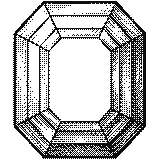
#> input picture scena3d/palice/gem-0.png, 160 x 160 px; its folder holds only this picture in this run
$ python palica.py ../scena3d/palice/gem-0.png ../scena3d/palice/gem-1.png
#> lines starting #> are read from the running program, lines starting #| are printed output that depends on the picture; after the words box and inside, x2 and y2 are one past the last pixel; in counts of white or black regions, pixels touching at a corner belong together
# Palica z Gemini → štýl hry: 1-bit bodky (atrament + kostená biela), priehľadné pozadie, nájdené okienka displeja a klávesy.
# Použitie: python3 nastroje/palica.py zdroj/palice/pocitadlo-original.jpeg pocitadlo
# Výstup: scena3d/palice/<meno>.png + <meno>.json (okienka a klávesy v percentách obrázka)
import sys, json
import numpy as np
from PIL import Image
from scipy import ndimage

src, name = sys.argv[1], sys.argv[2]
SCALE = 0.5                       # 1440 px → 720 px: jemnejšie bodky (Lukáš 26. 10.), v hre sa zobrazí v rovnakej veľkosti
INK, BONE = (14, 14, 16), (242, 239, 230)

g = np.asarray(Image.open(src).convert('L'), dtype=np.float32) / 255
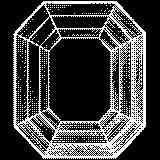
#> g: shape (160, 160) float32; values 0 (black) and 0.0549 (white), 24.4% white in thin lines or dots, all inside (x1, y1, x2, y2) = (13, 1, 146, 159)
H, W = g.shape
#> H = 160; W = 160

# 1) KLÁVESY: svetlé kruhy uzavreté v kalkulačke (komponenty bielej, ktoré sa nedotýkajú okraja, tvar ~ kruh)
white = g > 0.8
#> white: shape (160, 160) bool; every value is 0
lab, n = ndimage.label(white)
#> lab: shape (160, 160) int32; every value is 0
#> n = 0
edge = set(np.unique(np.r_[lab[0], lab[-1], lab[:, 0], lab[:, -1]]))
#> edge = 1 item
keys = []
for i, sl in enumerate(ndimage.find_objects(lab), 1):
    if i in edge or sl is None: continue
    h, w = sl[0].stop - sl[0].start, sl[1].stop - sl[1].start
    area = (lab[sl] == i).sum()
    if 30 < w < 160 and 0.75 < h / w < 1.3 and area > 0.55 * w * h:
        keys.append((sl[1].start + w / 2, sl[0].start + h / 2, (w + h) / 4))
#> this loop made 0 passes
#> after the loop, keys = []
keys.sort(key=lambda k: (round(k[1] / 40), k[0]))

# 2) OKIENKA DISPLEJA: nad klávesmi, tmavé obdĺžniky so svetlejším rámom → komponenty stredne sivej v páse nad klávesmi
top = (min(k[1] for k in keys) - max(k[2] for k in keys) * 1.2) if keys else 0
#> top = 0
band = slice(max(0, int(top - 260)), max(1, int(top)))
mid = (g[band] > 0.18) & (g[band] < 0.62)
lab2, n2 = ndimage.label(mid)
#> n2 = 0
wins = []
for i, sl in enumerate(ndimage.find_objects(lab2), 1):
    h, w = sl[0].stop - sl[0].start, sl[1].stop - sl[1].start
    if 50 < w < 200 and 50 < h < 200 and 0.6 < h / w < 1.6:
        wins.append((sl[1].start + w / 2, band.start + sl[0].start + h / 2, w, h))
#> after the loop, wins = []
wins.sort(key=lambda r: r[0])

# 3) DITHER: zmenšiť, usporiadané Bayer 4×4 (rovnaký raster ako svet), pozadie priehľadné (biela spojená s okrajom)
sm = Image.open(src).convert('L').resize((int(W * SCALE), int(H * SCALE)), Image.LANCZOS)
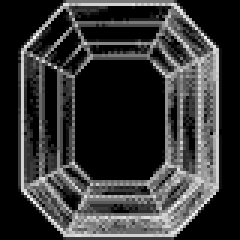
#> sm: PIL image 80x80 L (shown 3 times larger); min 0, max 17, mean 3.5; drawn with min black and max white
a = np.asarray(sm, dtype=np.float32) / 255
B = np.array([[0, 8, 2, 10], [12, 4, 14, 6], [3, 11, 1, 9], [15, 7, 13, 5]]) / 16 + 1 / 32
th = np.tile(B, (a.shape[0] // 4 + 1, a.shape[1] // 4 + 1))[:a.shape[0], :a.shape[1]]
a = np.clip((a - 0.08) / 0.84, 0, 1)        # kontrast: atrament čierny, papier biely, šrafy ostanú
#> a: shape (80, 80) float32; every value is 0
on = a > th
#> on: shape (80, 80) bool; every value is 0
bg = a > 0.9
lb, _ = ndimage.label(bg)
outside = np.isin(lb, np.unique(np.r_[lb[0], lb[-1], lb[:, 0], lb[:, -1]])) & bg
rgba = np.zeros(a.shape + (4,), np.uint8)
rgba[on] = (*BONE, 255); rgba[~on] = (*INK, 255); rgba[outside] = (0, 0, 0, 0)
Image.fromarray(rgba, 'RGBA').save(f'scena3d/palice/{name}.png')

#> (the run stopped early here; a loop or call above may not have finished)

$ run again, on scena3d/palice/gem-4.png
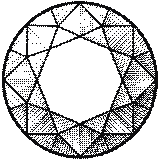
#> input picture scena3d/palice/gem-4.png, 160 x 160 px
#> `g = np.asarray(Image.open(src).convert('L'), dtype=np.float32) / 255`:
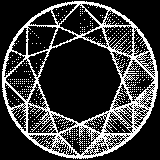
#> g: shape (160, 160) float32; values 0 (black) and 0.0549 (white), 23% white in thin lines or dots
#> white: shape (160, 160) bool; every value is 0
#> lab: shape (160, 160) int32; every value is 0
#> n = 0
#> edge = 1 item
#> after the loop `for i, sl in enumerate(ndimage.find_objects(lab), 1):`: keys = []
#> top = 0
#> after the loop `for i, sl in enumerate(ndimage.find_objects(lab2), 1):`: wins = []
#> `sm = Image.open(src).convert('L').resize((int(W * SCALE), int(H * SCAL..`:
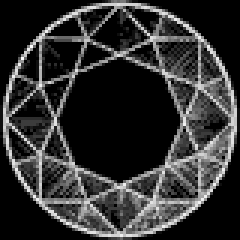
#> sm: PIL image 80x80 L (shown 3 times larger); min 0, max 17, mean 3.31; drawn with min black and max white
#> on: shape (80, 80) bool; every value is 0

$ run again, on scena3d/palice/gem-5.png
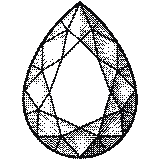
#> input picture scena3d/palice/gem-5.png, 160 x 160 px
#> `g = np.asarray(Image.open(src).convert('L'), dtype=np.float32) / 255`:
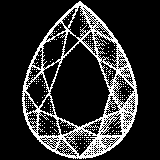
#> g: shape (160, 160) float32; values 0 (black) and 0.0549 (white), 17.9% white in thin lines or dots, all inside (x1, y1, x2, y2) = (22, 1, 138, 159)
#> white: shape (160, 160) bool; every value is 0
#> lab: shape (160, 160) int32; every value is 0
#> n = 0
#> edge = 1 item
#> after the loop `for i, sl in enumerate(ndimage.find_objects(lab), 1):`: keys = []
#> top = 0
#> after the loop `for i, sl in enumerate(ndimage.find_objects(lab2), 1):`: wins = []
#> `sm = Image.open(src).convert('L').resize((int(W * SCALE), int(H * SCAL..`:
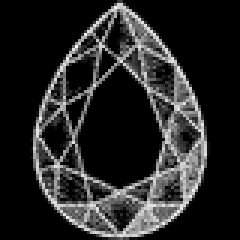
#> sm: PIL image 80x80 L (shown 3 times larger); min 0, max 17, mean 2.57; drawn with min black and max white
#> on: shape (80, 80) bool; every value is 0

$ run again, on scena3d/palice/gem-6.png
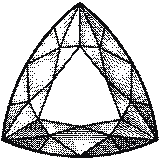
#> input picture scena3d/palice/gem-6.png, 160 x 160 px
#> `g = np.asarray(Image.open(src).convert('L'), dtype=np.float32) / 255`:
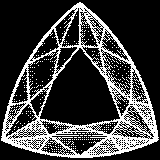
#> g: shape (160, 160) float32; values 0 (black) and 0.0549 (white), 24.2% white in thin lines or dots
#> white: shape (160, 160) bool; every value is 0
#> lab: shape (160, 160) int32; every value is 0
#> n = 0
#> edge = 1 item
#> after the loop `for i, sl in enumerate(ndimage.find_objects(lab), 1):`: keys = []
#> top = 0
#> after the loop `for i, sl in enumerate(ndimage.find_objects(lab2), 1):`: wins = []
#> `sm = Image.open(src).convert('L').resize((int(W * SCALE), int(H * SCAL..`:
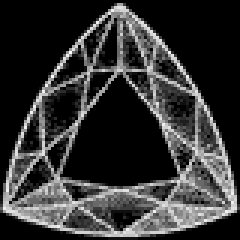
#> sm: PIL image 80x80 L (shown 3 times larger); min 0, max 17, mean 3.46; drawn with min black and max white
#> on: shape (80, 80) bool; every value is 0
